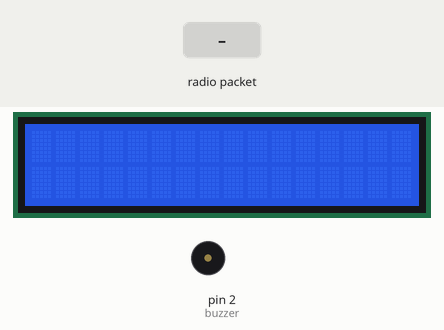
A sketch run on a simulated Arduino Uno, built with avr-gcc and run on an emulated ATmega328P. Shown: 16×2 character LCD, buzzer (waves = sounding, pin HIGH). The test bench sets the inputs (shaded band). No radio packets arrive unless stated; what the sketch prints to the serial monitor is not drawn.

Above: at 1.2 s.
1.3 s: radio packet "1" arrives
At 3.3 s:
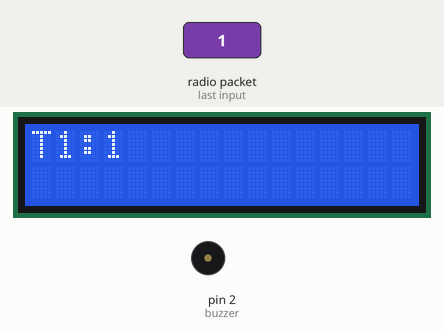
3.8 s: radio packet "0" arrives
At 5.5 s:
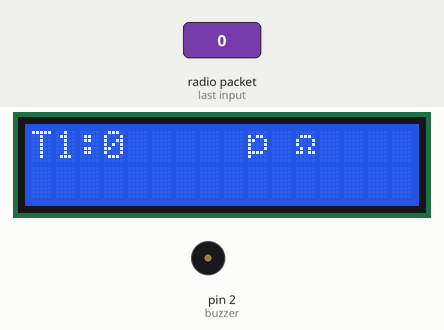
6.3 s: radio packet "2" arrives
At 7.1 s:
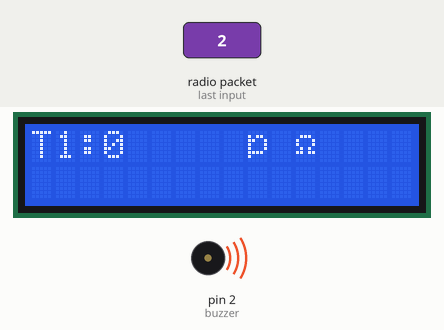
Timing chart, 0 to 9.3 s (numbered marks = the images above; inputs shaded):
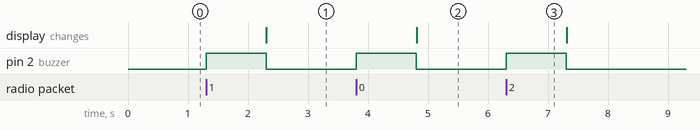

Measured:
- after the input at 1.3 s, pin 2 (buzzer): LOW → HIGH at once, → LOW 1.0 s later; the display: changes after 1.0 s (image 1)
- after the input at 3.8 s, pin 2 (buzzer): LOW → HIGH at once, → LOW 1.0 s later; the display: changes after 1.0 s (image 2)
- after the input at 6.3 s, pin 2 (buzzer): LOW → HIGH at once, → LOW 1.0 s later

The sketch:

receiver_code.ino
```cpp
#include <RH_ASK.h>

#include <SPI.h> // Not actualy used but needed to compile

#include <LiquidCrystal_I2C.h>

//String msg;

LiquidCrystal_I2C lcd(0x27, 16, 2);

RH_ASK driver;

#define buzzer 2

void setup()

{

    Serial.begin(9600);  // Debugging only

    pinMode(buzzer, OUTPUT);

    lcd.begin();

    lcd.clear();

    if (!driver.init())

         Serial.println("init failed");
}

void loop()

{

    uint8_t buf[17];

    uint8_t buflen = sizeof(buf);

    if (driver.recv(buf, &buflen)) // Non-blocking

    {

      int i;

      digitalWrite(buzzer, HIGH);

      delay(1000);

      digitalWrite(buzzer, LOW);

      // Message with a good checksum received, dump it.

      Serial.print("Message: ");

      Serial.println((char*)buf);

      lcd.clear();

      lcd.setCursor(0,0);

      lcd.print("T1:");

      lcd.print((char*)buf);

    }

}
```
